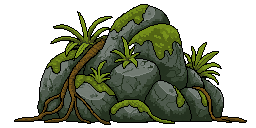
#> input picture assets/src/hills/forest-rock.png, 256 x 128 px
$ python prep_hills.py
#> lines starting #> are read from the running program, lines starting #| are printed output that depends on the picture
"""The scenery behind the path (the « hills » of 0.43), from PixelLab's pictures kept in assets/src/hills:
trimmed to what they show, the containers without the strip of ground drawn under them, the whole ruin wall
broken (its top stepped down block by block, some blocks gone). Writes assets/img/hill-<scenery>-<n>.png.

    python tools/prep_hills.py
"""
import pathlib
import random
from PIL import Image

here = pathlib.Path(__file__).resolve().parent.parent
src = here / 'assets' / 'src' / 'hills'
out = here / 'assets' / 'img'


def trim(im):
    box = im.getchannel('A').point(lambda a: 255 if a > 8 else 0).getbbox()
    return im.crop(box) if box else im


def without_ground(im):
    """The rows at the bottom covered from edge to edge are the ground drawn under the containers."""
    w, h = im.size
    a = im.getchannel('A').load()
    y = h - 1
    while y > 0 and sum(1 for x in range(w) if a[x, y] > 8) > 0.93 * w:
        y -= 1
    return im.crop((0, 0, w, y + 1))


def broken(im, seed, block=16):
    """A whole wall made a ruin: its top steps down from the middle, blocks gone along the edge."""
    rnd = random.Random(seed)
    im = im.copy()
    w, h = im.size
    px = im.load()
    cols = (w + block - 1) // block
    tops = []
    for c in range(cols):
        e = abs((c + 0.5) / cols * 2 - 1)            # 0 in the middle, 1 at the ends
        keep = 1.0 - 0.55 * e ** 1.4 - rnd.uniform(0, 0.18)
        tops.append(int(h * (1 - max(0.25, min(1.0, keep)))))
    for c in range(cols):
        t = tops[c] // (block // 2) * (block // 2)   # stepped on half blocks
        for x in range(c * block, min(w, (c + 1) * block)):
            for y in range(0, min(h, t)):
                px[x, y] = (0, 0, 0, 0)
        if rnd.random() < 0.35 and t + block < h:    # a block gone just under the edge
            x0 = c * block + rnd.choice([0, block // 2])
            for x in range(x0, min(w, x0 + block // 2)):
                for y in range(t, min(h, t + block // 2)):
                    px[x, y] = (0, 0, 0, 0)
    return im


plan = [
    ('forest-1', 'forest-rock.png', None),
    ('forest-2', 'forest-root.png', None),
    # (the ruins' walls, ruins-wall-a/b.png: the ruins gave way to the misty heights in 0.53, archived)
    # (the dungeon's walls, dungeon-door.png and dungeon-bars.png: taken out of the game in 0.44)
    ('city-1', 'city-building.png', None),
    ('city-2', 'city-containers.png', 'ground'),
]
for name, f, how in plan:
    im = Image.open(src / f).convert('RGBA')
#> im is the input picture: PIL image 256x128 RGBA; mean R, G, B, A 33.5, 38.6, 21.7, 129.5
    if how == 'ground':
        im = without_ground(trim(im))
    if how == 'broken':
        im = broken(im, 7)
    im = trim(im)
#> in trim, `box = im.getchannel('A').point(lambda a: 255 if a > 8 else 0).getbbox()`: box = (14, 4, 247, 125)
#> in trim, `return im.crop(box) if box else im`:
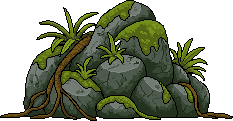
#> returned value: PIL image 233x121 RGBA; mean R, G, B, A 38.9, 44.8, 25.3, 150.5; transparent parts drawn white
    im.save(out / f'hill-{name}.png')
    print(name, im.size)
#| forest-1 (233, 121)
#> (the run stopped early here; a loop or call above may not have finished)
